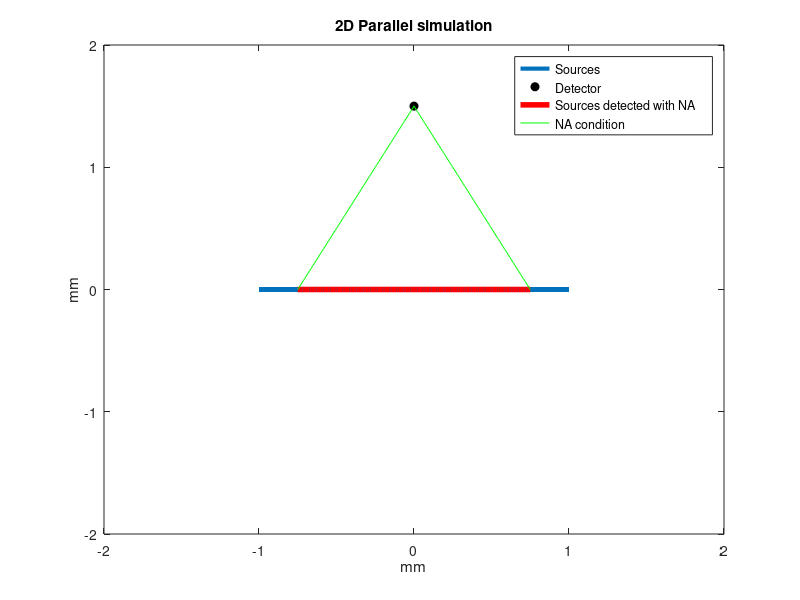
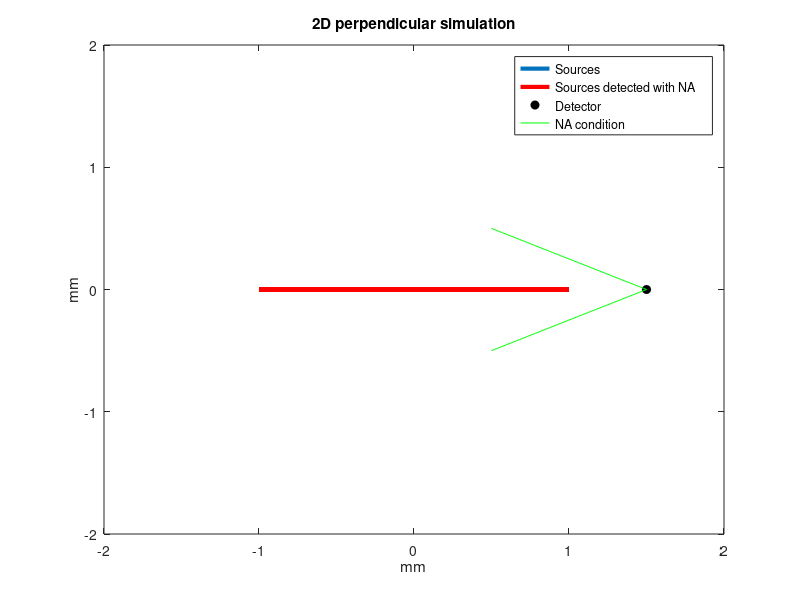
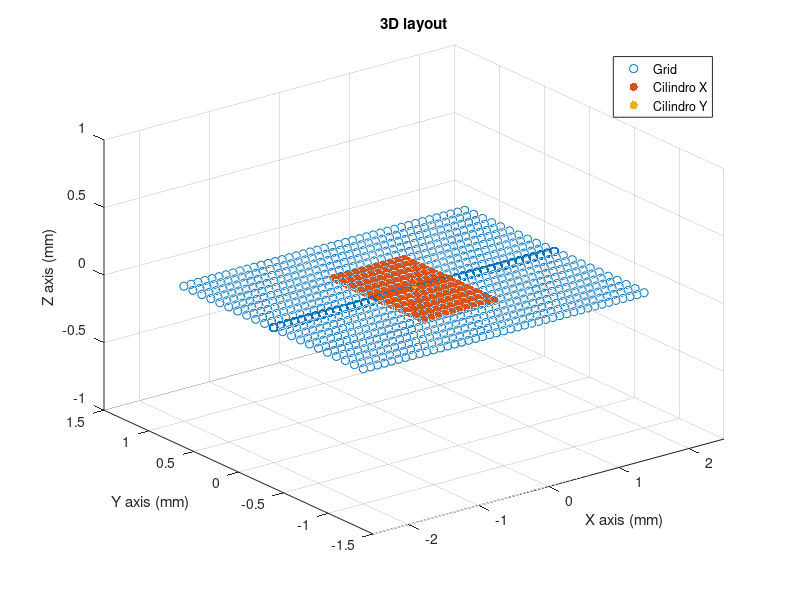

MATLAB code for these plots, in order:
%% Layout representation of 2D and 3D grids with a cross reconstruction and cillinder
% you can create figures and visualize them

close all

%% VARIABLES
l=500; %length signal
dx=100e-6; %m
dy=100e-6; %m
pdetX=(-2e-3:dx:2e-3); % X (m) -2 a 2 mm
pdetY=(-1e-3:dy:3e-3); % Y (m) -1 a 1 mm 
Nx=length(pdetX);
Ny=length(pdetY);
N=500;
pfuente=zeros(3,N);% m x, y, z

%vertical
a=-0.75e-3; 
b=-1.25e-3;
z= a+(b-a).*rand(1,N/2+1); %random numbers
pfuente(3,1:N/2+1)=z;

%horizontal
a= 0.25e-3;
b=-0.25e-3;
x= a+(b-a).*rand(1,N/2); %random numbers
pfuente(1,N/2+1:end)=x;
pfuente(3,N/2+1:end)=-1e-3;

%% 
an = 0:pi/50:2*pi;
r=1e-3;
punto=zeros(3,1);
punto(1)=-0.25e-3;
punto(2)=-0.5e-3;
punto(3)=0;
x= r * cos(an)-0.25e-3;
y= r * sin(an)-0.5e-3;
posNA=zeros(3,length(an));
posNA(1,:)=x;
posNA(2,:)=y;
posNA(3,:)=-1.25e-3;

fcilx=zeros(3,100); 
fcily=zeros(3,100); 
fcilz=zeros(3,100); 

fcilx(1,:)=linspace(-0.5e-3,0.5e-3,100); %tamaño cilindro x
fcilx(3,:)=-1e-3;

fcily(2,:)=linspace(-0.75e-3,0.75e-3,100); %tamaño cilindro y
fcily(3,:)=-1e-3;

fcilz(3,:)=linspace(-0.75e-3,-1.25e-3,100); %tamaño cilindro z


%% GRID
S=zeros(3,Nx*Ny);
N=Nx*Ny;
for i=Nx:Nx:N
    S(1,i-Nx+1:i)=pdetX;
    if pdetY(i/Nx)>1e-3
       S(2,i-Nx+1:i)=0;
    else
    S(2,i-Nx+1:i)=pdetY(i/Nx);
    end
end

%% ANOTHER GRID
dx=100e-6; %m
dy=100e-6; %m
pdetX=(-2e-3:dx:2e-3); % X (m) -2 a 2 mm
pdetY=(-1e-3:dy:3e-3); % Y (m) -1 a 1 mm 

S_n=zeros(3,231);
N=231;
Nx=21;
for i=Nx:Nx:N
    S_n(1,i-Nx+1:i)=pdetX(1:21);
    if pdetY(i/Nx)>1e-3
       S_n(2,i-Nx+1:i)=0;
    else
    S_n(2,i-Nx+1:i)=pdetY(i/Nx);
    end
end

%%
cuadrado=zeros(3,441);
ex1=linspace(-0.5,0.5,21);

for i=21:21:441
    cuadrado(1,i-20:i)=ex1;
    cuadrado(2,i-20:i)=ex1(i/21);
end

% S_n(1,:)=linspace(-2e-3,0,121);
% S_n(2,:)=linspace(-1e-3,0,121);
%% 3D layout
figure(3)
scatter3(S(1,:)*1e3,S(2,:)*1e3,S(3,:)*1e3,'blue');title('3D layout');xlabel('X axis (mm)');ylabel('Y axis (mm)');zlabel('Z axis (mm)'); hold on
%scatter3(S_n(1,:)*1e3,S_n(2,:)*1e3,S_n(3,:)*1e3,'red','filled');%grid
scatter3(cuadrado(1,:),cuadrado(2,:),zeros(1,441),'red','filled');
scatter3(0,0,0,'black','filled')
%scatter3(pfuente(1,:)*1e3,pfuente(2,:)*1e3,pfuente(3,:)*1e3);%cross
% scatter3(fcilx(1,:)*1e3,fcilx(2,:)*1e3,fcilx(3,:)*1e3,'red','filled');%cillinder
% scatter3(fcily(1,:)*1e3,fcily(2,:)*1e3,fcily(3,:)*1e3,'green','filled');%cillinder
% scatter3(fcilz(1,:)*1e3,fcilz(2,:)*1e3,fcilz(3,:)*1e3,'yellow','filled');%cillinder

%scatter3(posNA(1,:)*1e3,posNA(2,:)*1e3,posNA(3,:)*1e3,'filled','magenta');
%scatter3(linspace(-0.25,0,101)*1e3,linspace(-0.5,0,101)*1e3,posNA(3,:)*1e3,'filled','magenta');

%scatter3(punto(1)*1e3,punto(2)*1e3,punto(3)*1e3,'filled','black');hold off%detector position

% %
% line(-0.25*ones(100),linspace(0.5,-0.5,100),linspace(0,-2,100),'Color','green','LineWidth',4);
hold off ;legend('Grid','Cilindro X','Cilindro Y','Cilindro Z'); ylim([-1.5 1.5]); xlim([-2.5 2.5]);%zlim([ -1.5 0])
%legend('Grid','Real scanning points','Sources','NA','Detector'); ylim([-1.5 1.5]); xlim([-2.5 2.5])

%% 2D layout
tic
N=100000; %number of sources
vs=1500;  %m/s
p0=1; %u.au
Rs=10e-6; %m
pdet=zeros(2,3);
l=100000;
c=zeros(1,l);


pdet(1,:)=[0,1500*1e-6,0]; %0 degrees parallel
pdet(2,:)=[0,0,1500*1e-6];  %90 degrees perpendicular
intval=[-1000*1e-6,1000*1e-6 ]; 
a=intval(1);
b=intval(2);
y=intval(1) + (intval(2)-intval(1)).*rand(N,1);
t=linspace(0,4*1e-6,l); %time
pp=zeros(2,length(t)); %pressure

rup=pdet(2,3)*sind(30);%NA limits
rdown=pdet(2,3)*sind(-30);
%% PARALLEL LAYOUT
figure(1)
plot(y*1e3,c,'LineWidth',3);xlim([-2 2]); ylim([-2 2]); 
xlabel('mm','FontName','Helvetica');ylabel('mm','FontName','Helvetica');hold on
scatter(pdet(1),pdet(2,3)*1e3,'MarkerFaceColor','k','MarkerEdgeColor','k');title('2D Parallel simulation')
plot(1e3*linspace(rup,rdown),zeros(1,100),'r','Linewidth',4); %NA
plot(1e3*linspace(rup,0),1e3*linspace(0,pdet(2,3)),'g');
plot(1e3*linspace(rdown,0),1e3*linspace(0,pdet(2,3)),'g');
legend({'Sources','Detector','Sources detected with NA','NA condition'}, 'FontSize',9,'FontName','Helvetica');
set(gca, 'YTick', [-2 -1 0 1 2]); % EJE Y 
set(gca, 'XTick', [-2 -1 0 1 2]); % EJE X
hold off

%% PERPENDICULAR LAYOUT
figure(2)
plot(y*1e3,c,'LineWidth',3);hold on
plot(y*1e3,c,'LineWidth',3,'Color','r');xlabel('mm','FontName','Helvetica');ylabel('mm','FontName','Helvetica');
xlim([-2 2]); ylim([-2 2]);
scatter(pdet(1,2)*1e3,pdet(1),'MarkerFaceColor','k','MarkerEdgeColor','k');title('2D perpendicular simulation');
plot(linspace(0.5,1.5),linspace(0.5,0),'g');plot(linspace(0.5,1.5),linspace(-0.5,0),'g');
legend({'Sources','Sources detected with NA','Detector','NA condition'}, 'FontSize',9,'FontName','Helvetica');
set(gca, 'YTick', [-2 -1 0 1 2]); % EJE Y 
set(gca, 'XTick', [-2 -1 0 1 2]); % EJE X
hold off
